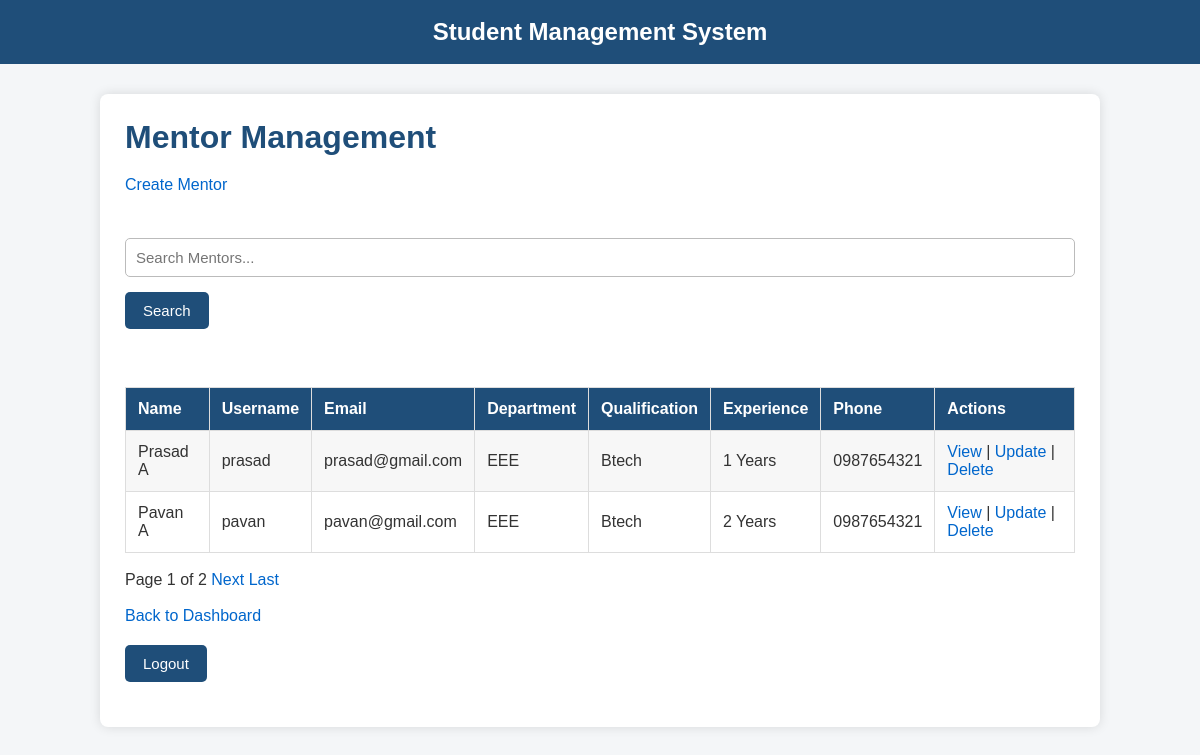
/mentors/mentor-list/ (signed in), run on an earlier commit of the app's database.
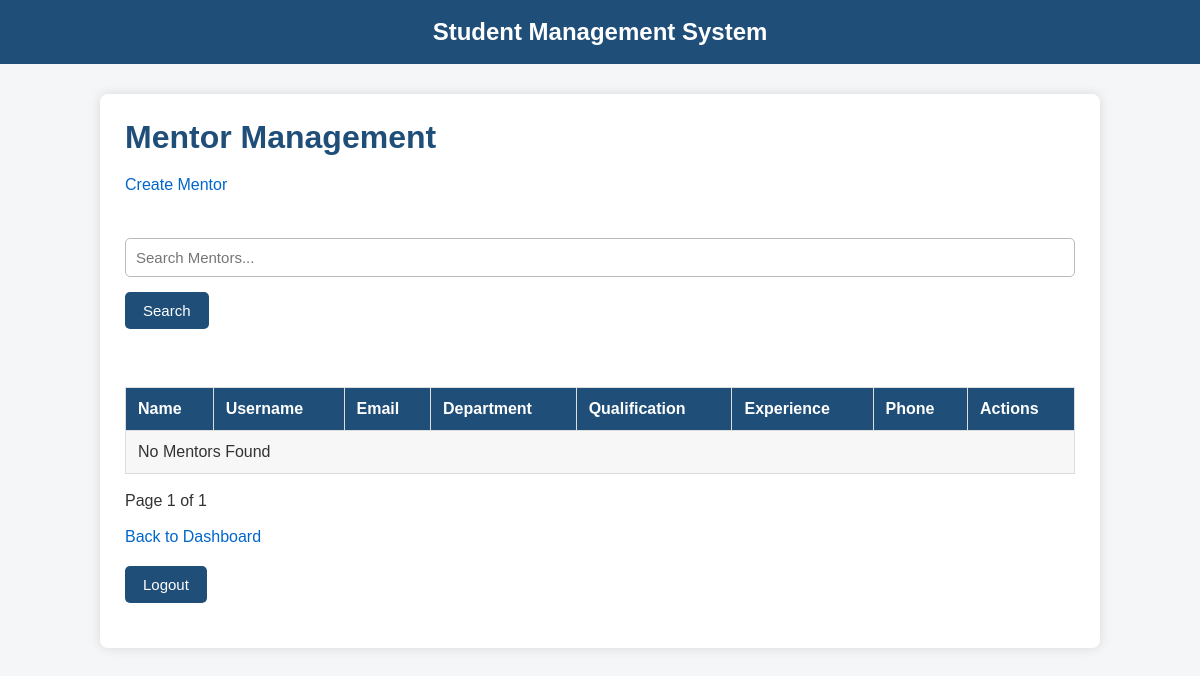
And on a later commit of the database.
### mentors/models.py (models this page shows, shortened)
class Mentor(models.Model):
    account = models.OneToOneField(Account, on_delete=models.CASCADE, related_name='mentor_profile')
    department = models.CharField(max_length=100)
    phone = models.CharField(max_length=15)
    qualification = models.CharField(max_length=100)
    experience = models.PositiveIntegerField(help_text="Years of experience")
    class Meta:
        permissions = [
            ('view_mentor_dashboard', 'Can view mentor dashboard'),
            ("view_mentor_list", "Can view mentor list"),
    ]

### accounts/models.py (models this page shows, shortened)
class Account(AbstractUser):
    class Role(models.TextChoices):
        MENTOR = "MENTOR", "Mentor"    #first value for database, second value to display to user
        STUDENT = "STUDENT", "Student"
    role = models.CharField(max_length=20, choices=Role.choices, default=Role.STUDENT)

### mentors/views.py (the view, shortened to what this page needs)
# urls.py: path("mentor-list/", mentor_list, name="mentor_list"),
@permission_required("mentors.view_mentor_list", raise_exception=True)
def mentor_list(request):
    mentors = Mentor.objects.select_related("account")
    search = request.GET.get("search", "").strip()
    paginator = Paginator(mentors, 2)
    page_number = request.GET.get("page")
    page_obj = paginator.get_page(page_number)
    context = {
            "page_obj": page_obj,
            "search": search,
    }
    return render(request, "mentors/mentor_list.html", context)

### mentors/templates/mentors/mentor_list.html (shortened to what this page needs)
{% extends "base.html" %} {% block title %}Mentor Management{% endblock %} {% block content %}
<h1>Mentor Management</h1>
<a href="{% url 'mentor_create' %}">Create Mentor</a>
<br /><br />
<form method="get">
  <input type="text" name="search" placeholder="Search Mentors..." value="{{ search }}" />
  <button type="submit">Search</button>
</form>
<br />
<table border="1" cellpadding="8">
  <tr>
    <th>Name</th>
    <th>Username</th>
    <th>Email</th>
    <th>Department</th>
    <th>Qualification</th>
    <th>Experience</th>
    <th>Phone</th>
    <th>Actions</th>
  </tr>
  {% for mentor in page_obj %}
  <tr>
    <td>{{ mentor.account.get_full_name }}</td>
    <td>{{ mentor.account.username }}</td>
    <td>{{ mentor.account.email }}</td>
    <td>{{ mentor.department }}</td>
    <td>{{ mentor.qualification }}</td>
    <td>{{ mentor.experience }} Years</td>
    <td>{{ mentor.phone }}</td>
    <td>
      <a href="{% url 'mentor_detail' mentor.pk %}">View</a> |
      <a href="{% url 'mentor_update' mentor.pk %}">Update</a> |
      <a href="{% url 'mentor_delete' mentor.pk %}">Delete</a>
    </td>
  </tr>
  {% empty %}
  <tr>
    <td colspan="8">No Mentors Found</td>
  </tr>
  {% endfor %}
</table>
<br />
 Page {{ page_obj.number }} of {{ page_obj.paginator.num_pages }} {% if page_obj.has_next %}
<a href="?page={{ page_obj.next_page_number }}&search={{ search }}">Next</a>
<a href="?page={{ page_obj.paginator.num_pages }}&search={{ search }}">Last</a>
{% endif %}
<br /><br />
<a href="{% url 'admin_dashboard' %}">Back to Dashboard</a>
<form method="post" action="{% url 'logout' %}">
  <button type="submit">Logout</button>
</form>
{% endblock %}

### templates/base.html (shortened to what this page needs)
{% load static %}
<!doctype html>
<html lang="en">
  <head>
    <link rel="stylesheet" href="{% static 'css/style.css' %}" />
  </head>
  <body>
    <header>
      <h2>
        <a href="{% url 'home' %}">Student Management System</a>
      </h2>
    </header>
    <main>
       {% block content %} {% endblock %}
    </main>
  </body>
</html>

### static/css/style.css (style rules this page uses)
* { margin: 0; padding: 0; box-sizing: border-box; }
body { font-family: Arial, Helvetica, sans-serif; background-color: #f4f6f8; color: #333; }
header { background-color: #1f4e79; color: white; padding: 18px; text-align: center; }
header a { color: white; text-decoration: none; }
main { width: 90%; max-width: 1000px; margin: 30px auto; background: white; padding: 25px; border-radius: 8px; box-shadow: 0 0 12px rgba(0, 0, 0, 0.12); }
h1 { color: #1f4e79; margin-bottom: 20px; }
h2 { margin: 0; }
a { color: #0066cc; text-decoration: none; }
form { margin: 20px 0; }
input, textarea, select { width: 100%; padding: 10px; margin-top: 6px; margin-bottom: 15px; border: 1px solid #bbb; border-radius: 5px; font-size: 15px; }
button { background-color: #1f4e79; color: white; border: none; padding: 10px 18px; cursor: pointer; border-radius: 5px; font-size: 15px; }
table { width: 100%; border-collapse: collapse; margin-top: 20px; }
th { background-color: #1f4e79; color: white; }
th, td { border: 1px solid #ddd; padding: 12px; text-align: left; }
tr:nth-child(even) { background-color: #f7f7f7; }

What changed in the data, as far as the page shows it:
removed Mentor: account.get_full_name "Prasad A", account.username "prasad", account.email "prasad@gmail.com", department "EEE", qualification "Btech", experience "1", phone "0987654321"
removed Mentor: account.get_full_name "Pavan A", account.username "pavan", account.email "pavan@gmail.com", department "EEE", qualification "Btech", experience "2", phone "0987654321"
Also different on the page:
{{ page_obj.paginator.num_pages }}: "2" → "1"
text no longer shown: "Next Last"
text now shown: "No Mentors Found"
